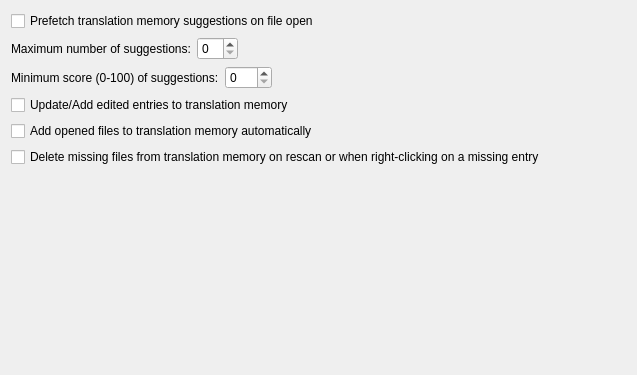
<?xml version="1.0" encoding="UTF-8"?>
<ui version="4.0">
 <class>prefs_tm</class>
 <widget class="QWidget" name="prefs_tm">
  <property name="geometry">
   <rect>
    <x>0</x>
    <y>0</y>
    <width>637</width>
    <height>375</height>
   </rect>
  </property>
  <layout class="QGridLayout">
   <property name="leftMargin">
    <number>11</number>
   </property>
   <property name="topMargin">
    <number>11</number>
   </property>
   <property name="rightMargin">
    <number>11</number>
   </property>
   <property name="bottomMargin">
    <number>11</number>
   </property>
   <property name="spacing">
    <number>6</number>
   </property>
   <item row="7" column="0" colspan="2">
    <spacer>
     <property name="orientation">
      <enum>Qt::Vertical</enum>
     </property>
     <property name="sizeHint" stdset="0">
      <size>
       <width>20</width>
       <height>40</height>
      </size>
     </property>
    </spacer>
   </item>
   <item row="0" column="0">
    <widget class="QCheckBox" name="kcfg_PrefetchTM">
     <property name="toolTip">
      <string>If checked, get translation memory suggestions </string>
     </property>
     <property name="whatsThis">
      <string>If this is checked, the program will fetch translation memories as soon as you open a file.</string>
     </property>
     <property name="text">
      <string>Prefetch translation memory suggestions on file open</string>
     </property>
    </widget>
   </item>
   <item row="1" column="0">
    <layout class="QHBoxLayout">
     <item>
      <widget class="QLabel" name="label1">
       <property name="text">
        <string>Maximum number of suggestions:</string>
       </property>
       <property name="buddy">
        <cstring>kcfg_SuggCount</cstring>
       </property>
      </widget>
     </item>
     <item>
      <widget class="QSpinBox" name="kcfg_SuggCount">
       <property name="toolTip">
        <string>Set the maximum number of suggestions</string>
       </property>
       <property name="whatsThis">
        <string>You can change the maximum number of suggestions, default is 7.</string>
       </property>
      </widget>
     </item>
     <item>
      <spacer name="horizontalSpacer1">
       <property name="orientation">
        <enum>Qt::Horizontal</enum>
       </property>
       <property name="sizeHint" stdset="0">
        <size>
         <width>0</width>
         <height>0</height>
        </size>
       </property>
      </spacer>
     </item>
    </layout>
   </item>
   <item row="2" column="0">
    <layout class="QHBoxLayout">
     <item>
      <widget class="QLabel" name="label">
       <property name="text">
        <string>Minimum score (0-100) of suggestions:</string>
       </property>
       <property name="buddy">
        <cstring>kcfg_SuggScore</cstring>
       </property>
      </widget>
     </item>
     <item>
      <widget class="QSpinBox" name="kcfg_SuggScore">
       <property name="toolTip">
        <string>Set the minimum score (0-100) of suggestions</string>
       </property>
       <property name="whatsThis">
        <string>You can change the minimum score (0-100) required for suggestions, default is 0.</string>
       </property>
       <property name="minimum">
        <number>0</number>
       </property>
       <property name="maximum">
        <number>100</number>
       </property>
      </widget>
     </item>
     <item>
      <spacer name="horizontalSpacer">
       <property name="orientation">
        <enum>Qt::Horizontal</enum>
       </property>
       <property name="sizeHint" stdset="0">
        <size>
         <width>0</width>
         <height>0</height>
        </size>
       </property>
      </spacer>
     </item>
    </layout>
   </item>
   <item row="3" column="0">
    <widget class="QCheckBox" name="kcfg_AutoaddTM">
     <property name="text">
      <string>Update/Add edited entries to translation memory</string>
     </property>
    </widget>
   </item>
   <item row="4" column="0">
    <widget class="QCheckBox" name="kcfg_ScanToTMOnOpen">
     <property name="text">
      <string>Add opened files to translation memory automatically</string>
     </property>
    </widget>
   </item>
   <item row="5" column="0">
    <widget class="QCheckBox" name="kcfg_DeleteFromTMOnMissing">
     <property name="text">
      <string>Delete missing files from translation memory on rescan or when right-clicking on a missing entry</string>
     </property>
    </widget>
   </item>
  </layout>
 </widget>
 <resources/>
 <connections/>
</ui>
